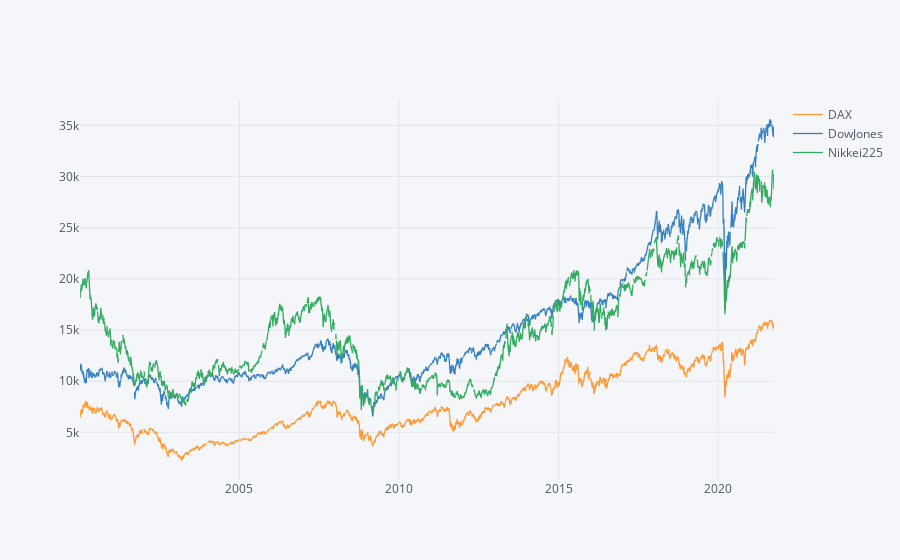

The notebook cell this image was saved under:
### Code cell
def plot_stocks(df_stock:[]=None,names:[]= None):
    sns.set_style('whitegrid')
    import cufflinks as cf
    cf.go_offline()

    for name in names:
        df_stock[name]['Close'].plot(figsize=(16,10),label=name)

    df_stock.xs(key='Close',axis=1,level='Stock Info').iplot()
    plt.grid(True)
    plt.legend()
    plt.show()
    sns.heatmap(df_stock.xs(key='Close',axis=1,level='Stock Info').corr(),annot=True)

plot_stocks(df_stock=indizes,names=imp_labels)

### Figure 1 — Plotly figure (JSON) as saved in the notebook; plotly's stock layout.template omitted (floating-point values rounded to 4 significant figures; data arrays with more than 128 entries replaced by an {"elided": "..."} marker saying what was removed)
{"data": [{"line": {"color": "rgba(255, 153, 51, 1.0)", "dash": "solid", "shape": "linear", "width": 1.3}, "mode": "lines", "name": "DAX", "text": "", "type": "scatter", "x": {"elided": "5659 str values"}, "y": {"elided": "5659 mixed values"}}, {"line": {"color": "rgba(55, 128, 191, 1.0)", "dash": "solid", "shape": "linear", "width": 1.3}, "mode": "lines", "name": "DowJones", "text": "", "type": "scatter", "x": {"elided": "5659 str values"}, "y": {"elided": "5659 mixed values"}}, {"line": {"color": "rgba(50, 171, 96, 1.0)", "dash": "solid", "shape": "linear", "width": 1.3}, "mode": "lines", "name": "Nikkei225", "text": "", "type": "scatter", "x": {"elided": "5659 str values"}, "y": {"elided": "5659 mixed values"}}], "layout": {"legend": {"bgcolor": "#F5F6F9", "font": {"color": "#4D5663"}}, "paper_bgcolor": "#F5F6F9", "plot_bgcolor": "#F5F6F9", "title": {"font": {"color": "#4D5663"}}, "xaxis": {"gridcolor": "#E1E5ED", "showgrid": true, "tickfont": {"color": "#4D5663"}, "title": {"font": {"color": "#4D5663"}, "text": ""}, "zerolinecolor": "#E1E5ED"}, "yaxis": {"gridcolor": "#E1E5ED", "showgrid": true, "tickfont": {"color": "#4D5663"}, "title": {"font": {"color": "#4D5663"}, "text": ""}, "zerolinecolor": "#E1E5ED"}}}
